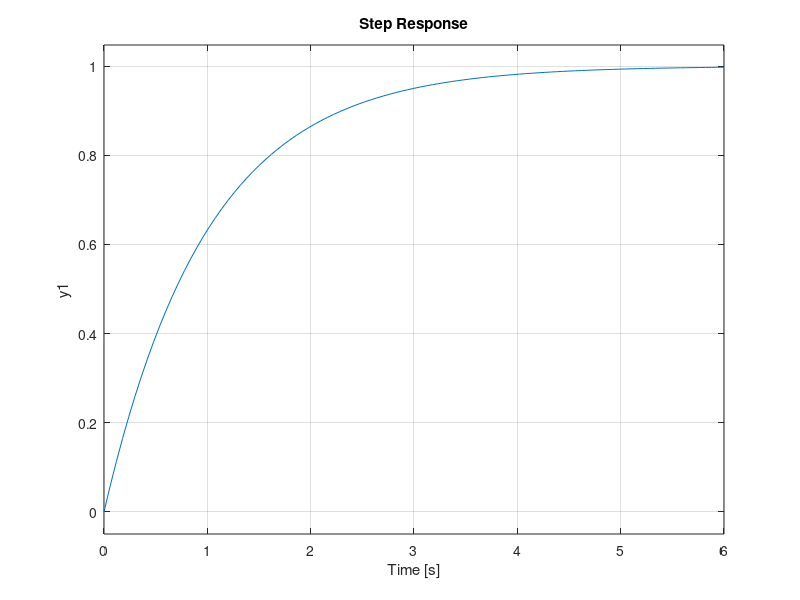
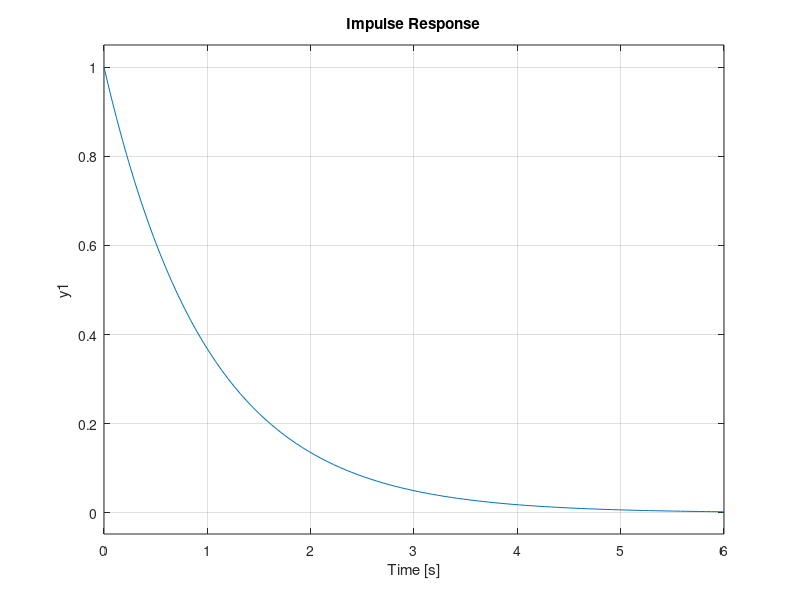

Source code (MATLAB) for these figures, in order:
clear all
close all
clc 

% R = [10 , 1]; C = [0.1 , 0.5];  L = [0.4 , 0.8];
% m =[10 , 1]; B = [1 , 0.5]; K = [0.1 , 0.01];
B =  1  ; K = 1 ; C = 0.1 ; R = 10; L  = 10; m = 1;
z0_a = 1/B ; s1_a = m/B; s0_a = 1;
z0_b = B ; s1_b = B/K; s0_b = 1;

z0_c = 1; s1_c = R*C ; s0_c = 1;
z0_d=1; s1_d = L/R; s0_d = 1;

num = [z0_c];
den =[s1_c s0_c];
sys= tf(num,den)
figure(1)
step(sys)
figure(2)
impulse(sys)



% s0=K(2);s1=B(2);
% num=[1 0];
% den=[s1 s0]
% sys=tf(num,den)
% figure(2)
% impulse(sys)

